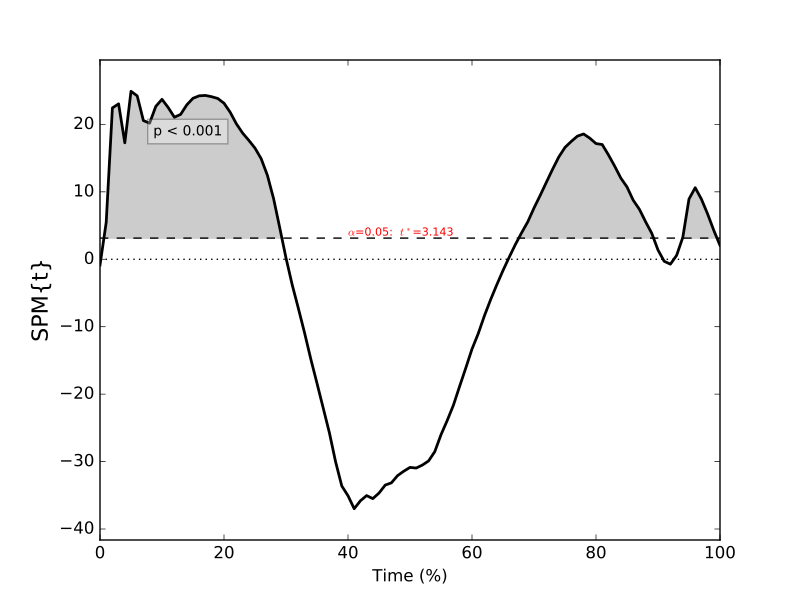

Recreate this plot in Python.

import numpy as np
from matplotlib import pyplot
import spm1d


#(0) Load dataset:
dataset    = spm1d.data.uv1d.regress.SpeedGRF()
Y,x        = dataset.get_data()
# specify design matrix:
nCurves    = x.size
nFactors   = 4
X          = np.zeros((nCurves,nFactors))
X[:,0]     = x       #speed; the variable of interest
X[:,1]     = 1       #intercept
X[:,2]     = np.linspace(0,1,nCurves)   #linear drift
X[:,3]     = np.sin(np.linspace(0,np.pi,nCurves))  #sinusoidal drift
# specify a contrast vector:
c          = [1,0,0,0]  #speed (not the three other factors)



#(1) Conduct general linear test:
alpha      = 0.05
t          = spm1d.stats.glm(Y, X, c)
ti         = t.inference(alpha, two_tailed=False, interp=True)



#(2) Plot:
pyplot.close('all')
ax     = pyplot.axes()
ti.plot()
ti.plot_threshold_label(fontsize=8)
ti.plot_p_values(size=10, offsets=[(0,0.3)])
ax.set_xlabel('Time (%)')
# pyplot.show()
